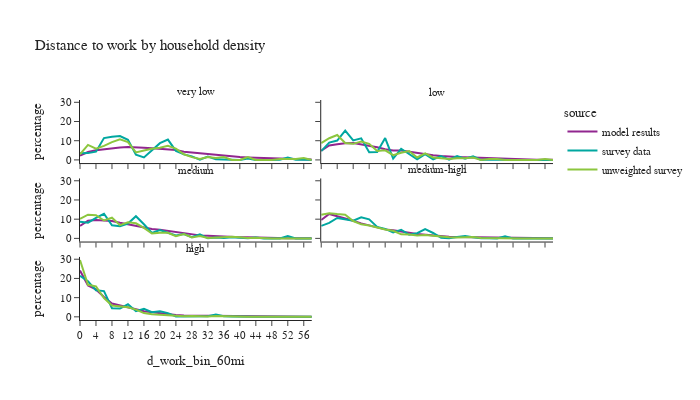

Notebook cell for this chart:
### Code cell
df_plot = per_data.loc[(per_data['is_worker']) & (per_data['d_work_bin_60mi'] != float('nan'))].groupby(['source','hh_density_group','d_work_bin_60mi'])['hh_weight'].sum().reset_index()
df_plot['percentage'] = df_plot.groupby(['source','hh_density_group'], group_keys=False)['hh_weight']. \
    apply(lambda x: 100 * x / float(x.sum()))
# df_plot

fig2 = px.line(df_plot, x='d_work_bin_60mi', y="percentage", color="source",
               facet_col="hh_density_group", facet_col_wrap=2,
               title="Distance to work by household density")
fig2.for_each_annotation(lambda a: a.update(text = a.text.split("=")[-1]))
fig2.update_layout(height=400, width=700, font=dict(size=11))
fig2.show()

### Figure 1 — Plotly figure (JSON) as saved in the notebook; plotly's stock layout.template omitted (floating-point values rounded to 4 significant figures)
{"data": [{"hovertemplate": "source=model results<br>hh_density_group=very low<br>d_work_bin_60mi=%{x}<br>percentage=%{y}<extra></extra>", "legendgroup": "model results", "line": {"color": "#91268F", "dash": "solid"}, "marker": {"symbol": "circle"}, "mode": "lines", "name": "model results", "orientation": "v", "showlegend": true, "type": "scatter", "x": ["0", "2", "4", "6", "8", "10", "12", "14", "16", "18", "20", "22", "24", "26", "28", "30", "32", "34", "36", "38", "40", "42", "44", "46", "48", "50", "52", "54", "56", "58"], "xaxis": "x5", "y": [2.197, 4.087, 5.073, 5.645, 6.077, 6.502, 6.687, 6.663, 6.314, 6.124, 5.806, 5.481, 5.156, 4.285, 3.861, 3.348, 2.841, 2.548, 1.997, 1.746, 1.492, 1.315, 1.159, 0.9914, 0.8149, 0.5832, 0.471, 0.2876, 0.2575, 0.1908], "yaxis": "y5"}, {"hovertemplate": "source=model results<br>hh_density_group=low<br>d_work_bin_60mi=%{x}<br>percentage=%{y}<extra></extra>", "legendgroup": "model results", "line": {"color": "#91268F", "dash": "solid"}, "marker": {"symbol": "circle"}, "mode": "lines", "name": "model results", "orientation": "v", "showlegend": false, "type": "scatter", "x": ["0", "2", "4", "6", "8", "10", "12", "14", "16", "18", "20", "22", "24", "26", "28", "30", "32", "34", "36", "38", "40", "42", "44", "46", "48", "50", "52", "54", "56", "58"], "xaxis": "x6", "y": [4.793, 7.511, 8.126, 8.688, 8.801, 8.128, 7.428, 6.621, 5.541, 4.965, 4.854, 4.228, 3.407, 2.928, 2.402, 2.021, 1.65, 1.553, 1.41, 1.266, 0.9396, 0.7561, 0.5551, 0.4331, 0.3207, 0.2257, 0.1831, 0.1161, 0.08717, 0.06056], "yaxis": "y6"}, {"hovertemplate": "source=model results<br>hh_density_group=medium<br>d_work_bin_60mi=%{x}<br>percentage=%{y}<extra></extra>", "legendgroup": "model results", "line": {"color": "#91268F", "dash": "solid"}, "marker": {"symbol": "circle"}, "mode": "lines", "name": "model results", "orientation": "v", "showlegend": false, "type": "scatter", "x": ["0", "2", "4", "6", "8", "10", "12", "14", "16", "18", "20", "22", "24", "26", "28", "30", "32", "34", "36", "38", "40", "42", "44", "46", "48", "50", "52", "54", "56", "58"], "xaxis": "x3", "y": [6.542, 9.217, 9.536, 9.433, 9.04, 8.092, 7.336, 6.302, 5.542, 4.873, 4.506, 3.908, 3.046, 2.466, 2.0, 1.563, 1.312, 1.059, 0.9297, 0.8214, 0.6412, 0.5399, 0.3889, 0.2743, 0.2125, 0.1376, 0.118, 0.07219, 0.0546, 0.03655], "yaxis": "y3"}, {"hovertemplate": "source=model results<br>hh_density_group=medium-high<br>d_work_bin_60mi=%{x}<br>percentage=%{y}<extra></extra>", "legendgroup": "model results", "line": {"color": "#91268F", "dash": "solid"}, "marker": {"symbol": "circle"}, "mode": "lines", "name": "model results", "orientation": "v", "showlegend": false, "type": "scatter", "x": ["0", "2", "4", "6", "8", "10", "12", "14", "16", "18", "20", "22", "24", "26", "28", "30", "32", "34", "36", "38", "40", "42", "44", "46", "48", "50", "52", "54", "56", "58"], "xaxis": "x4", "y": [9.573, 12.73, 11.48, 10.44, 9.16, 7.816, 6.725, 5.695, 4.69, 4.263, 3.446, 2.926, 2.24, 1.845, 1.489, 1.08, 0.9014, 0.7464, 0.6785, 0.5802, 0.4203, 0.3362, 0.23, 0.1624, 0.1054, 0.07518, 0.06005, 0.04397, 0.03735, 0.02364], "yaxis": "y4"}, {"hovertemplate": "source=model results<br>hh_density_group=high<br>d_work_bin_60mi=%{x}<br>percentage=%{y}<extra></extra>", "legendgroup": "model results", "line": {"color": "#91268F", "dash": "solid"}, "marker": {"symbol": "circle"}, "mode": "lines", "name": "model results", "orientation": "v", "showlegend": false, "type": "scatter", "x": ["0", "2", "4", "6", "8", "10", "12", "14", "16", "18", "20", "22", "24", "26", "28", "30", "32", "34", "36", "38", "40", "42", "44", "46", "48", "50", "52", "54", "56", "58"], "xaxis": "x", "y": [24.13, 16.3, 14.27, 10.3, 6.97, 6.104, 5.012, 4.006, 2.905, 2.444, 1.711, 1.335, 0.9938, 0.7237, 0.6768, 0.4794, 0.3487, 0.3424, 0.2491, 0.2032, 0.1592, 0.1136, 0.07587, 0.0476, 0.03214, 0.02561, 0.01643, 0.008699, 0.009424, 0.007974], "yaxis": "y"}, {"hovertemplate": "source=survey data<br>hh_density_group=very low<br>d_work_bin_60mi=%{x}<br>percentage=%{y}<extra></extra>", "legendgroup": "survey data", "line": {"color": "#00A7A0", "dash": "solid"}, "marker": {"symbol": "circle"}, "mode": "lines", "name": "survey data", "orientation": "v", "showlegend": true, "type": "scatter", "x": ["0", "2", "4", "6", "8", "10", "12", "14", "16", "18", "20", "22", "24", "26", "28", "30", "32", "34", "36", "38", "40", "42", "44", "46", "48", "50", "52", "54", "56", "58"], "xaxis": "x5", "y": [3.459, 3.542, 4.301, 11.36, 12.02, 12.42, 10.48, 2.695, 1.317, 4.838, 8.7, 10.58, 4.731, 2.886, 1.867, 0.118, 1.785, 0.3062, 0.2405, 0.0, 0.0, 0.724, 0.0, 0.0, 0.0, 0.1394, 1.192, 0.08703, 0.2167, 0.0], "yaxis": "y5"}, {"hovertemplate": "source=survey data<br>hh_density_group=low<br>d_work_bin_60mi=%{x}<br>percentage=%{y}<extra></extra>", "legendgroup": "survey data", "line": {"color": "#00A7A0", "dash": "solid"}, "marker": {"symbol": "circle"}, "mode": "lines", "name": "survey data", "orientation": "v", "showlegend": false, "type": "scatter", "x": ["0", "2", "4", "6", "8", "10", "12", "14", "16", "18", "20", "22", "24", "26", "28", "30", "32", "34", "36", "38", "40", "42", "44", "46", "48", "50", "52", "54", "56", "58"], "xaxis": "x6", "y": [4.57, 9.008, 10.1, 15.23, 10.19, 11.23, 3.996, 4.086, 11.36, 0.6581, 5.797, 2.889, 0.3484, 3.054, 0.3372, 2.04, 0.152, 2.013, 0.6545, 1.911, 0.0, 0.183, 0.03318, 0.0, 0.0, 0.0, 0.0, 0.0, 0.1656, 0.0], "yaxis": "y6"}, {"hovertemplate": "source=survey data<br>hh_density_group=medium<br>d_work_bin_60mi=%{x}<br>percentage=%{y}<extra></extra>", "legendgroup": "survey data", "line": {"color": "#00A7A0", "dash": "solid"}, "marker": {"symbol": "circle"}, "mode": "lines", "name": "survey data", "orientation": "v", "showlegend": false, "type": "scatter", "x": ["0", "2", "4", "6", "8", "10", "12", "14", "16", "18", "20", "22", "24", "26", "28", "30", "32", "34", "36", "38", "40", "42", "44", "46", "48", "50", "52", "54", "56", "58"], "xaxis": "x3", "y": [8.689, 8.15, 10.7, 12.82, 6.799, 6.364, 7.714, 11.54, 7.337, 2.847, 4.293, 2.848, 1.565, 2.232, 0.6358, 2.142, 0.04775, 0.4403, 0.1753, 0.5952, 0.2471, 0.07593, 0.4722, 0.0, 0.0, 0.0, 1.274, 0.0, 0.0, 0.0], "yaxis": "y3"}, {"hovertemplate": "source=survey data<br>hh_density_group=medium-high<br>d_work_bin_60mi=%{x}<br>percentage=%{y}<extra></extra>", "legendgroup": "survey data", "line": {"color": "#00A7A0", "dash": "solid"}, "marker": {"symbol": "circle"}, "mode": "lines", "name": "survey data", "orientation": "v", "showlegend": false, "type": "scatter", "x": ["0", "2", "4", "6", "8", "10", "12", "14", "16", "18", "20", "22", "24", "26", "28", "30", "32", "34", "36", "38", "40", "42", "44", "46", "48", "50", "52", "54", "56", "58"], "xaxis": "x4", "y": [6.493, 8.069, 10.64, 9.891, 9.176, 11.01, 9.894, 5.981, 4.971, 3.059, 4.501, 1.908, 2.684, 4.83, 2.813, 0.2881, 0.09266, 0.7727, 1.183, 0.6203, 0.0238, 0.01539, 0.000381, 1.082, 0.0, 0.0, 0.0, 0.0, 0.001922, 0.0], "yaxis": "y4"}, {"hovertemplate": "source=survey data<br>hh_density_group=high<br>d_work_bin_60mi=%{x}<br>percentage=%{y}<extra></extra>", "legendgroup": "survey data", "line": {"color": "#00A7A0", "dash": "solid"}, "marker": {"symbol": "circle"}, "mode": "lines", "name": "survey data", "orientation": "v", "showlegend": false, "type": "scatter", "x": ["0", "2", "4", "6", "8", "10", "12", "14", "16", "18", "20", "22", "24", "26", "28", "30", "32", "34", "36", "38", "40", "42", "44", "46", "48", "50", "52", "54", "56", "58"], "xaxis": "x", "y": [21.34, 18.53, 13.79, 13.4, 4.48, 4.313, 6.553, 2.954, 4.135, 2.441, 2.965, 1.953, 0.2296, 0.2, 0.2628, 0.1422, 0.3128, 1.229, 0.3262, 0.2011, 0.04801, 0.004317, 0.03357, 0.087, 0.002029, 0.02116, 0.0, 0.006369, 0.02821, 0.0], "yaxis": "y"}, {"hovertemplate": "source=unweighted survey<br>hh_density_group=very low<br>d_work_bin_60mi=%{x}<br>percentage=%{y}<extra></extra>", "legendgroup": "unweighted survey", "line": {"color": "#8CC63E", "dash": "solid"}, "marker": {"symbol": "circle"}, "mode": "lines", "name": "unweighted survey", "orientation": "v", "showlegend": true, "type": "scatter", "x": ["0", "2", "4", "6", "8", "10", "12", "14", "16", "18", "20", "22", "24", "26", "28", "30", "32", "34", "36", "38", "40", "42", "44", "46", "48", "50", "52", "54", "56", "58"], "xaxis": "x5", "y": [2.927, 7.805, 5.854, 7.317, 9.268, 10.73, 9.268, 3.902, 4.878, 5.854, 6.341, 7.317, 5.854, 2.927, 1.463, 0.4878, 1.463, 0.9756, 1.463, 0.0, 0.0, 1.463, 0.0, 0.0, 0.0, 0.4878, 0.4878, 0.4878, 0.9756, 0.0], "yaxis": "y5"}, {"hovertemplate": "source=unweighted survey<br>hh_density_group=low<br>d_work_bin_60mi=%{x}<br>percentage=%{y}<extra></extra>", "legendgroup": "unweighted survey", "line": {"color": "#8CC63E", "dash": "solid"}, "marker": {"symbol": "circle"}, "mode": "lines", "name": "unweighted survey", "orientation": "v", "showlegend": false, "type": "scatter", "x": ["0", "2", "4", "6", "8", "10", "12", "14", "16", "18", "20", "22", "24", "26", "28", "30", "32", "34", "36", "38", "40", "42", "44", "46", "48", "50", "52", "54", "56", "58"], "xaxis": "x6", "y": [8.787, 11.3, 12.97, 8.787, 8.368, 9.623, 8.368, 4.603, 5.021, 2.51, 3.766, 4.603, 1.255, 3.347, 1.255, 0.8368, 0.4184, 0.8368, 0.8368, 1.255, 0.0, 0.4184, 0.4184, 0.0, 0.0, 0.0, 0.0, 0.0, 0.4184, 0.0], "yaxis": "y6"}, {"hovertemplate": "source=unweighted survey<br>hh_density_group=medium<br>d_work_bin_60mi=%{x}<br>percentage=%{y}<extra></extra>", "legendgroup": "unweighted survey", "line": {"color": "#8CC63E", "dash": "solid"}, "marker": {"symbol": "circle"}, "mode": "lines", "name": "unweighted survey", "orientation": "v", "showlegend": false, "type": "scatter", "x": ["0", "2", "4", "6", "8", "10", "12", "14", "16", "18", "20", "22", "24", "26", "28", "30", "32", "34", "36", "38", "40", "42", "44", "46", "48", "50", "52", "54", "56", "58"], "xaxis": "x3", "y": [10.11, 12.36, 12.04, 9.31, 10.75, 6.902, 8.347, 7.865, 5.457, 2.568, 2.889, 2.889, 1.124, 2.247, 0.4815, 1.284, 0.1605, 0.321, 0.8026, 0.8026, 0.6421, 0.1605, 0.321, 0.0, 0.0, 0.0, 0.1605, 0.0, 0.0, 0.0], "yaxis": "y3"}, {"hovertemplate": "source=unweighted survey<br>hh_density_group=medium-high<br>d_work_bin_60mi=%{x}<br>percentage=%{y}<extra></extra>", "legendgroup": "unweighted survey", "line": {"color": "#8CC63E", "dash": "solid"}, "marker": {"symbol": "circle"}, "mode": "lines", "name": "unweighted survey", "orientation": "v", "showlegend": false, "type": "scatter", "x": ["0", "2", "4", "6", "8", "10", "12", "14", "16", "18", "20", "22", "24", "26", "28", "30", "32", "34", "36", "38", "40", "42", "44", "46", "48", "50", "52", "54", "56", "58"], "xaxis": "x4", "y": [12.27, 13.14, 12.64, 12.27, 9.046, 7.311, 6.691, 5.452, 4.585, 3.965, 2.107, 1.983, 1.487, 1.735, 1.363, 0.7435, 0.6196, 0.4957, 0.4957, 0.7435, 0.2478, 0.1239, 0.1239, 0.2478, 0.0, 0.0, 0.0, 0.0, 0.1239, 0.0], "yaxis": "y4"}, {"hovertemplate": "source=unweighted survey<br>hh_density_group=high<br>d_work_bin_60mi=%{x}<br>percentage=%{y}<extra></extra>", "legendgroup": "unweighted survey", "line": {"color": "#8CC63E", "dash": "solid"}, "marker": {"symbol": "circle"}, "mode": "lines", "name": "unweighted survey", "orientation": "v", "showlegend": false, "type": "scatter", "x": ["0", "2", "4", "6", "8", "10", "12", "14", "16", "18", "20", "22", "24", "26", "28", "30", "32", "34", "36", "38", "40", "42", "44", "46", "48", "50", "52", "54", "56", "58"], "xaxis": "x", "y": [29.55, 16.68, 15.86, 9.795, 5.921, 5.391, 5.006, 3.779, 1.974, 1.372, 1.083, 0.8905, 0.4813, 0.3129, 0.4091, 0.2407, 0.1444, 0.3851, 0.2407, 0.1685, 0.04813, 0.04813, 0.0722, 0.02407, 0.02407, 0.04813, 0.0, 0.02407, 0.02407, 0.0], "yaxis": "y"}], "layout": {"annotations": [{"font": {}, "showarrow": false, "text": "high", "x": 0.245, "xanchor": "center", "xref": "paper", "y": 0.2867, "yanchor": "bottom", "yref": "paper"}, {"font": {}, "showarrow": false, "text": "medium", "x": 0.245, "xanchor": "center", "xref": "paper", "y": 0.6433, "yanchor": "bottom", "yref": "paper"}, {"font": {}, "showarrow": false, "text": "medium-high", "x": 0.755, "xanchor": "center", "xref": "paper", "y": 0.6433, "yanchor": "bottom", "yref": "paper"}, {"font": {}, "showarrow": false, "text": "very low", "x": 0.245, "xanchor": "center", "xref": "paper", "y": 1.0, "yanchor": "bottom", "yref": "paper"}, {"font": {}, "showarrow": false, "text": "low", "x": 0.755, "xanchor": "center", "xref": "paper", "y": 1.0, "yanchor": "bottom", "yref": "paper"}], "font": {"size": 11}, "height": 400, "legend": {"title": {"text": "source"}, "tracegroupgap": 0}, "title": {"text": "Distance to work by household density"}, "width": 700, "xaxis": {"anchor": "y", "domain": [0.0, 0.49], "title": {"text": "d_work_bin_60mi"}}, "xaxis2": {"anchor": "y2", "domain": [0.51, 1.0], "matches": "x", "title": {"text": "d_work_bin_60mi"}}, "xaxis3": {"anchor": "y3", "domain": [0.0, 0.49], "matches": "x", "showticklabels": false}, "xaxis4": {"anchor": "y4", "domain": [0.51, 1.0], "matches": "x", "showticklabels": false}, "xaxis5": {"anchor": "y5", "domain": [0.0, 0.49], "matches": "x", "showticklabels": false}, "xaxis6": {"anchor": "y6", "domain": [0.51, 1.0], "matches": "x", "showticklabels": false}, "yaxis": {"anchor": "x", "domain": [0.0, 0.2867], "title": {"text": "percentage"}}, "yaxis2": {"anchor": "x2", "domain": [0.0, 0.2867], "matches": "y", "showticklabels": false}, "yaxis3": {"anchor": "x3", "domain": [0.3567, 0.6433], "matches": "y", "title": {"text": "percentage"}}, "yaxis4": {"anchor": "x4", "domain": [0.3567, 0.6433], "matches": "y", "showticklabels": false}, "yaxis5": {"anchor": "x5", "domain": [0.7133, 1.0], "matches": "y", "title": {"text": "percentage"}}, "yaxis6": {"anchor": "x6", "domain": [0.7133, 1.0], "matches": "y", "showticklabels": false}}}
